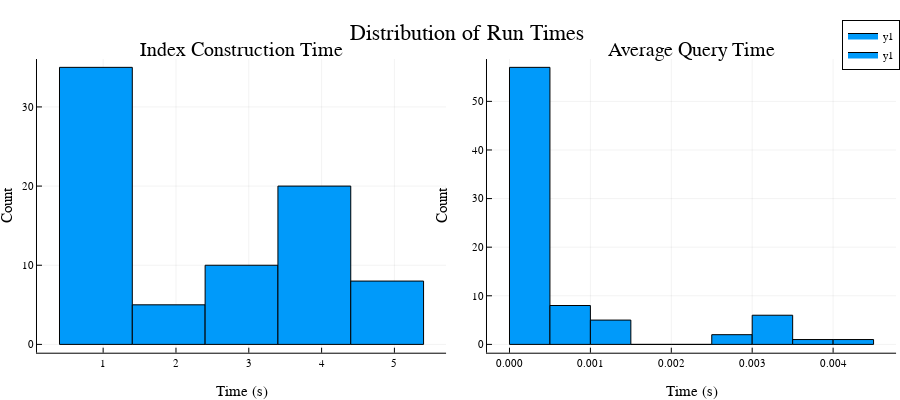

The code cell stored with this chart in its notebook:
### Markdown cell above
We'll start out by looking at a simple histogram of all the index construction times to get a sense of the distribution.

### Code cell
p1 = histogram(
    indexes[:,"indexing_time"],
    title="Index Construction Time",
    xlabel="Time (s)",
    ylabel="Count",
    bins= minimum(indexes[:,"indexing_time"]):1:maximum(indexes[:,"indexing_time"]),
    legend=false
)

p2 = histogram(
    indexes[:,"index_avg_query_time"],
    title="Average Query Time",
    xlabel="Time (s)",
    ylabel="Count",
    legend=false
)

plot([p1,p2]..., layout=(1,2), size=(900,400), plot_title = "Distribution of Run Times")

### Figure 1 — Plotly figure (JSON) as saved in the notebook; plotly's stock layout.template omitted (floating-point values rounded to 4 significant figures)
{"data": [{"fill": "tozeroy", "fillcolor": "rgba(0, 154, 250, 1.000)", "legendgroup": "y1", "line": {"color": "rgba(0, 0, 0, 1.000)", "dash": "solid", "width": 1}, "mode": "lines", "name": "y1", "showlegend": true, "type": "scatter", "x": [0.4003, 0.4003, 1.4, 1.4, 0.4003, 0.4003], "xaxis": "x1", "y": [35, 0, 0, 35, 35, 35], "yaxis": "y1"}, {"fill": "tozeroy", "fillcolor": "rgba(0, 154, 250, 1.000)", "legendgroup": "y1", "line": {"color": "rgba(0, 0, 0, 1.000)", "dash": "solid", "width": 1}, "mode": "lines", "name": "y1", "showlegend": false, "type": "scatter", "x": [1.4, 1.4, 2.4, 2.4, 1.4, 1.4], "xaxis": "x1", "y": [5, 0, 0, 5, 5, 5], "yaxis": "y1"}, {"fill": "tozeroy", "fillcolor": "rgba(0, 154, 250, 1.000)", "legendgroup": "y1", "line": {"color": "rgba(0, 0, 0, 1.000)", "dash": "solid", "width": 1}, "mode": "lines", "name": "y1", "showlegend": false, "type": "scatter", "x": [2.4, 2.4, 3.4, 3.4, 2.4, 2.4], "xaxis": "x1", "y": [10, 0, 0, 10, 10, 10], "yaxis": "y1"}, {"fill": "tozeroy", "fillcolor": "rgba(0, 154, 250, 1.000)", "legendgroup": "y1", "line": {"color": "rgba(0, 0, 0, 1.000)", "dash": "solid", "width": 1}, "mode": "lines", "name": "y1", "showlegend": false, "type": "scatter", "x": [3.4, 3.4, 4.4, 4.4, 3.4, 3.4], "xaxis": "x1", "y": [20, 0, 0, 20, 20, 20], "yaxis": "y1"}, {"fill": "tozeroy", "fillcolor": "rgba(0, 154, 250, 1.000)", "legendgroup": "y1", "line": {"color": "rgba(0, 0, 0, 1.000)", "dash": "solid", "width": 1}, "mode": "lines", "name": "y1", "showlegend": false, "type": "scatter", "x": [4.4, 4.4, 5.4, 5.4, 4.4, 4.4], "xaxis": "x1", "y": [8, 0, 0, 8, 8, 8], "yaxis": "y1"}, {"colorbar": {"title": ""}, "legendgroup": "y1", "marker": {"color": "rgba(0, 154, 250, 0.000)", "line": {"color": "rgba(0, 0, 0, 0.000)", "width": 1}, "size": 0, "symbol": "circle"}, "mode": "markers", "name": "y1", "showlegend": false, "type": "scatter", "x": [0.9003, 1.9, 2.9, 3.9, 4.9], "xaxis": "x1", "y": [35, 5, 10, 20, 8], "yaxis": "y1", "zmax": null, "zmin": null}, {"fill": "tozeroy", "fillcolor": "rgba(0, 154, 250, 1.000)", "legendgroup": "y1", "line": {"color": "rgba(0, 0, 0, 1.000)", "dash": "solid", "width": 1}, "mode": "lines", "name": "y1", "showlegend": true, "type": "scatter", "x": [0, 0, 0.0005, 0.0005, 0, 0], "xaxis": "x2", "y": [57, 0, 0, 57, 57, 57], "yaxis": "y2"}, {"fill": "tozeroy", "fillcolor": "rgba(0, 154, 250, 1.000)", "legendgroup": "y1", "line": {"color": "rgba(0, 0, 0, 1.000)", "dash": "solid", "width": 1}, "mode": "lines", "name": "y1", "showlegend": false, "type": "scatter", "x": [0.0005, 0.0005, 0.001, 0.001, 0.0005, 0.0005], "xaxis": "x2", "y": [8, 0, 0, 8, 8, 8], "yaxis": "y2"}, {"fill": "tozeroy", "fillcolor": "rgba(0, 154, 250, 1.000)", "legendgroup": "y1", "line": {"color": "rgba(0, 0, 0, 1.000)", "dash": "solid", "width": 1}, "mode": "lines", "name": "y1", "showlegend": false, "type": "scatter", "x": [0.001, 0.001, 0.0015, 0.0015, 0.001, 0.001], "xaxis": "x2", "y": [5, 0, 0, 5, 5, 5], "yaxis": "y2"}, {"fill": "tozeroy", "fillcolor": "rgba(0, 154, 250, 1.000)", "legendgroup": "y1", "line": {"color": "rgba(0, 0, 0, 1.000)", "dash": "solid", "width": 1}, "mode": "lines", "name": "y1", "showlegend": false, "type": "scatter", "x": [0.0015, 0.0015, 0.002, 0.002, 0.0015, 0.0015], "xaxis": "x2", "y": [0, 0, 0, 0, 0, 0], "yaxis": "y2"}, {"fill": "tozeroy", "fillcolor": "rgba(0, 154, 250, 1.000)", "legendgroup": "y1", "line": {"color": "rgba(0, 0, 0, 1.000)", "dash": "solid", "width": 1}, "mode": "lines", "name": "y1", "showlegend": false, "type": "scatter", "x": [0.002, 0.002, 0.0025, 0.0025, 0.002, 0.002], "xaxis": "x2", "y": [0, 0, 0, 0, 0, 0], "yaxis": "y2"}, {"fill": "tozeroy", "fillcolor": "rgba(0, 154, 250, 1.000)", "legendgroup": "y1", "line": {"color": "rgba(0, 0, 0, 1.000)", "dash": "solid", "width": 1}, "mode": "lines", "name": "y1", "showlegend": false, "type": "scatter", "x": [0.0025, 0.0025, 0.003, 0.003, 0.0025, 0.0025], "xaxis": "x2", "y": [2, 0, 0, 2, 2, 2], "yaxis": "y2"}, {"fill": "tozeroy", "fillcolor": "rgba(0, 154, 250, 1.000)", "legendgroup": "y1", "line": {"color": "rgba(0, 0, 0, 1.000)", "dash": "solid", "width": 1}, "mode": "lines", "name": "y1", "showlegend": false, "type": "scatter", "x": [0.003, 0.003, 0.0035, 0.0035, 0.003, 0.003], "xaxis": "x2", "y": [6, 0, 0, 6, 6, 6], "yaxis": "y2"}, {"fill": "tozeroy", "fillcolor": "rgba(0, 154, 250, 1.000)", "legendgroup": "y1", "line": {"color": "rgba(0, 0, 0, 1.000)", "dash": "solid", "width": 1}, "mode": "lines", "name": "y1", "showlegend": false, "type": "scatter", "x": [0.0035, 0.0035, 0.004, 0.004, 0.0035, 0.0035], "xaxis": "x2", "y": [1, 0, 0, 1, 1, 1], "yaxis": "y2"}, {"fill": "tozeroy", "fillcolor": "rgba(0, 154, 250, 1.000)", "legendgroup": "y1", "line": {"color": "rgba(0, 0, 0, 1.000)", "dash": "solid", "width": 1}, "mode": "lines", "name": "y1", "showlegend": false, "type": "scatter", "x": [0.004, 0.004, 0.0045, 0.0045, 0.004, 0.004], "xaxis": "x2", "y": [1, 0, 0, 1, 1, 1], "yaxis": "y2"}, {"colorbar": {"title": ""}, "legendgroup": "y1", "marker": {"color": "rgba(0, 154, 250, 0.000)", "line": {"color": "rgba(0, 0, 0, 0.000)", "width": 1}, "size": 0, "symbol": "circle"}, "mode": "markers", "name": "y1", "showlegend": false, "type": "scatter", "x": [0.00025, 0.00075, 0.00125, 0.00175, 0.00225, 0.00275, 0.00325, 0.00375, 0.00425], "xaxis": "x2", "y": [57, 8, 5, 0, 0, 2, 6, 1, 1], "yaxis": "y2", "zmax": null, "zmin": null}], "layout": {"annotations": [{"font": {"color": "rgba(0, 0, 0, 1.000)", "family": "sans-serif", "size": 20}, "rotation": 0, "showarrow": false, "text": "Index Construction Time", "x": 0.2684, "xanchor": "center", "xref": "paper", "y": 0.95, "yanchor": "top", "yref": "paper"}, {"font": {"color": "rgba(0, 0, 0, 1.000)", "family": "sans-serif", "size": 20}, "rotation": 0, "showarrow": false, "text": "Average Query Time", "x": 0.7684, "xanchor": "center", "xref": "paper", "y": 0.95, "yanchor": "top", "yref": "paper"}, {"font": {"color": "rgba(0, 0, 0, 1.000)", "family": "sans-serif", "size": 22}, "rotation": 0, "showarrow": false, "text": "Distribution of Run Times", "x": 0.5184, "xanchor": "center", "xref": "paper", "y": 1, "yanchor": "top", "yref": "paper"}], "height": 400, "legend": {"bgcolor": "rgba(255, 255, 255, 1.000)", "bordercolor": "rgba(0, 0, 0, 1.000)", "borderwidth": 1, "font": {"color": "rgba(0, 0, 0, 1.000)", "family": "sans-serif", "size": 11}, "title": {"font": {"color": "rgba(0, 0, 0, 1.000)", "family": "sans-serif", "size": 15}, "text": ""}, "tracegroupgap": 0, "traceorder": "normal", "x": 1, "xanchor": "auto", "y": 1, "yanchor": "auto"}, "margin": {"b": 20, "l": 0, "r": 0, "t": 20}, "paper_bgcolor": "rgba(255, 255, 255, 1.000)", "plot_bgcolor": "rgba(255, 255, 255, 1.000)", "showlegend": true, "width": 900, "xaxis1": {"anchor": "y1", "domain": [0.0411, 0.4956], "gridcolor": "rgba(0, 0, 0, 0.100)", "gridwidth": 0.5, "linecolor": "rgba(0, 0, 0, 1.000)", "mirror": false, "range": [0.09134, 5.709], "showgrid": true, "showline": true, "showticklabels": true, "tickangle": 0, "tickcolor": "rgb(0, 0, 0)", "tickfont": {"color": "rgba(0, 0, 0, 1.000)", "family": "sans-serif", "size": 11}, "tickmode": "array", "ticks": "inside", "ticktext": ["1", "2", "3", "4", "5"], "tickvals": [1, 2, 3, 4, 5], "title": "Time (s)", "titlefont": {"color": "rgba(0, 0, 0, 1.000)", "family": "sans-serif", "size": 15}, "type": "-", "visible": true, "zeroline": false, "zerolinecolor": "rgba(0, 0, 0, 1.000)"}, "xaxis2": {"anchor": "y2", "domain": [0.5411, 0.9956], "gridcolor": "rgba(0, 0, 0, 0.100)", "gridwidth": 0.5, "linecolor": "rgba(0, 0, 0, 1.000)", "mirror": false, "range": [-0.0002781, 0.004778], "showgrid": true, "showline": true, "showticklabels": true, "tickangle": 0, "tickcolor": "rgb(0, 0, 0)", "tickfont": {"color": "rgba(0, 0, 0, 1.000)", "family": "sans-serif", "size": 11}, "tickmode": "array", "ticks": "inside", "ticktext": ["0.000", "0.001", "0.002", "0.003", "0.004"], "tickvals": [0, 0.001, 0.002, 0.003, 0.004], "title": "Time (s)", "titlefont": {"color": "rgba(0, 0, 0, 1.000)", "family": "sans-serif", "size": 15}, "type": "-", "visible": true, "zeroline": false, "zerolinecolor": "rgba(0, 0, 0, 1.000)"}, "xaxis3": {"anchor": "y3", "domain": [0.0411, 0.9956], "gridcolor": "rgba(0, 0, 0, 0.100)", "gridwidth": 0.5, "linecolor": "rgba(0, 0, 0, 1.000)", "mirror": false, "range": [0, 1], "showgrid": true, "showline": false, "showticklabels": true, "tickangle": 0, "tickcolor": "rgb(0, 0, 0)", "tickfont": {"color": "rgba(0, 0, 0, 1.000)", "family": "sans-serif", "size": 11}, "tickmode": "array", "ticks": "inside", "ticktext": ["0.0", "0.2", "0.4", "0.6", "0.8", "1.0"], "tickvals": [0, 0.2, 0.4, 0.6, 0.8, 1], "title": "", "titlefont": {"color": "rgba(0, 0, 0, 1.000)", "family": "sans-serif", "size": 15}, "type": "-", "visible": false, "zeroline": false, "zerolinecolor": "rgba(0, 0, 0, 1.000)"}, "yaxis1": {"anchor": "x1", "domain": [0.07581, 0.8915], "gridcolor": "rgba(0, 0, 0, 0.100)", "gridwidth": 0.5, "linecolor": "rgba(0, 0, 0, 1.000)", "mirror": false, "range": [-1.05, 36.05], "showgrid": true, "showline": true, "showticklabels": true, "tickangle": 0, "tickcolor": "rgb(0, 0, 0)", "tickfont": {"color": "rgba(0, 0, 0, 1.000)", "family": "sans-serif", "size": 11}, "tickmode": "array", "ticks": "inside", "ticktext": ["0", "10", "20", "30"], "tickvals": [0, 10, 20, 30], "title": "Count", "titlefont": {"color": "rgba(0, 0, 0, 1.000)", "family": "sans-serif", "size": 15}, "type": "-", "visible": true, "zeroline": false, "zerolinecolor": "rgba(0, 0, 0, 1.000)"}, "yaxis2": {"anchor": "x2", "domain": [0.07581, 0.8915], "gridcolor": "rgba(0, 0, 0, 0.100)", "gridwidth": 0.5, "linecolor": "rgba(0, 0, 0, 1.000)", "mirror": false, "range": [-1.71, 58.71], "showgrid": true, "showline": true, "showticklabels": true, "tickangle": 0, "tickcolor": "rgb(0, 0, 0)", "tickfont": {"color": "rgba(0, 0, 0, 1.000)", "family": "sans-serif", "size": 11}, "tickmode": "array", "ticks": "inside", "ticktext": ["0", "10", "20", "30", "40", "50"], "tickvals": [0, 10, 20, 30, 40, 50], "title": "Count", "titlefont": {"color": "rgba(0, 0, 0, 1.000)", "family": "sans-serif", "size": 15}, "type": "-", "visible": true, "zeroline": false, "zerolinecolor": "rgba(0, 0, 0, 1.000)"}, "yaxis3": {"anchor": "x3", "domain": [0.95, 1], "gridcolor": "rgba(0, 0, 0, 0.100)", "gridwidth": 0.5, "linecolor": "rgba(0, 0, 0, 1.000)", "mirror": false, "range": [0, 1], "showgrid": true, "showline": false, "showticklabels": true, "tickangle": 0, "tickcolor": "rgb(0, 0, 0)", "tickfont": {"color": "rgba(0, 0, 0, 1.000)", "family": "sans-serif", "size": 11}, "tickmode": "array", "ticks": "inside", "ticktext": ["0.0", "0.2", "0.4", "0.6", "0.8", "1.0"], "tickvals": [0, 0.2, 0.4, 0.6, 0.8, 1], "title": "", "titlefont": {"color": "rgba(0, 0, 0, 1.000)", "family": "sans-serif", "size": 15}, "type": "-", "visible": false, "zeroline": false, "zerolinecolor": "rgba(0, 0, 0, 1.000)"}}}
